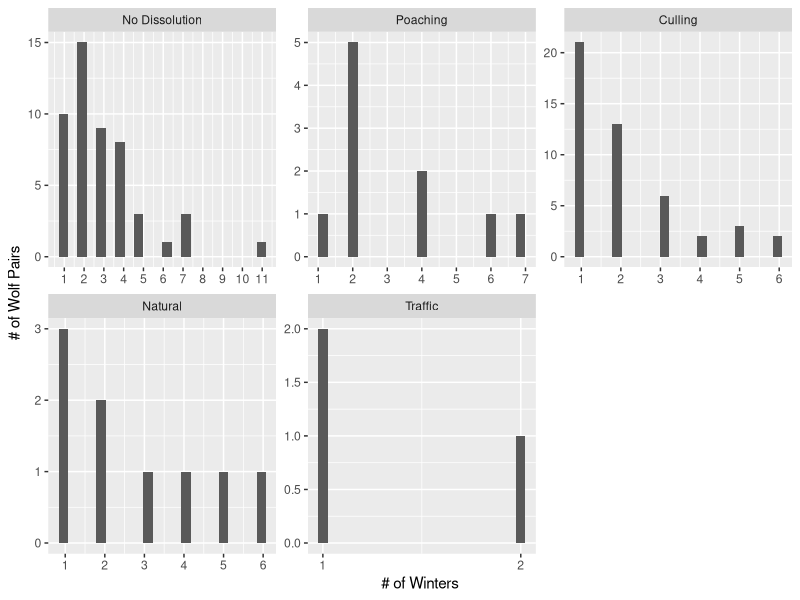
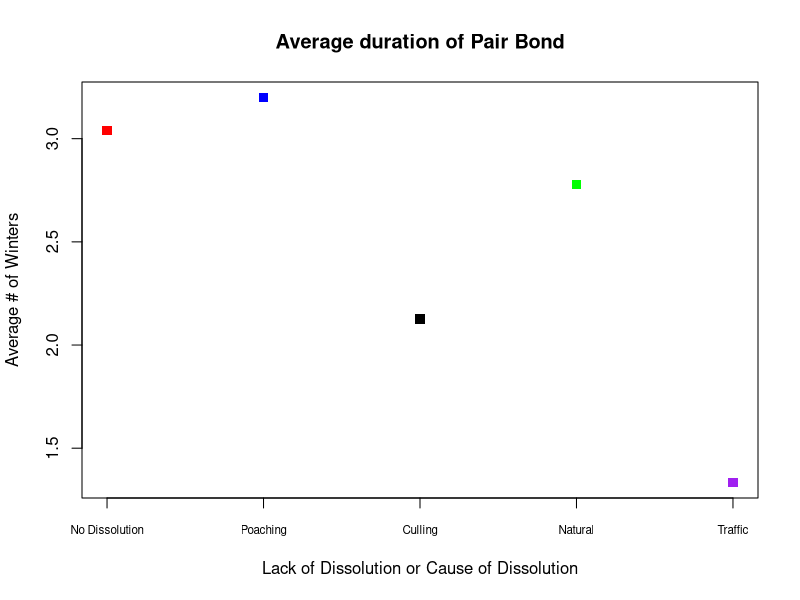
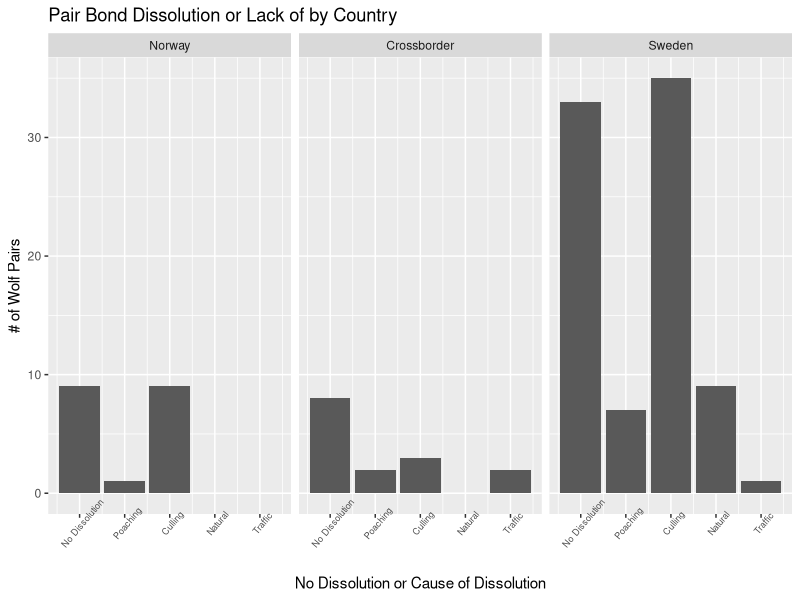

These charts were generated, in order, by the following R code:
#Assignment 9 - Independent project
#read in data
wolf_pair <- read.csv("data_pair_finalR.csv")

#look at data
str(wolf_pair)
class(wolf_pair)

#Finding correlations between duration of pair bond and cause of death
wolf_pair$Death_Causes

#create a new data frame that includes only the info I need
library("dplyr")
summarizedData <- summarise(group_by(wolf_pair, ID), 
                            finalEntry = max(Death_Causes), 
                            Duration = max(time), 
                            event = max(event))

#get rid of the entries that are marked as "censored"
censored <- which(summarizedData$event == 0 & summarizedData$finalEntry == 0)
all_complete_data <- summarizedData[-censored, ]

#trying with ggplot to create all five plots together
library("ggplot2")

#to rename facet labels
death_causes <- c('0' = "No Dissolution",
                  '1' = "Poaching",
                  '2' = "Culling",
                  '3' = "Natural",
                  '4' = "Traffic")

ggplot(all_complete_data, aes(x = Duration)) +
  geom_histogram(bins = 22) +
  facet_wrap(facets = ~finalEntry, scale = "free", 
             labeller = as_labeller(death_causes)) +
  scale_x_continuous(name = "# of Winters", breaks = seq(0, 12, 1)) +
  scale_y_continuous(name = "# of Wolf Pairs") 



#getting the average duration of each of the five categories on 1 graph
#no dissolution
no_dissolution <- which(summarizedData$event == 1 & summarizedData$finalEntry == 0)
no_dissolution_duration <- summarizedData$Duration[no_dissolution]
no_dissolution_mean <- mean(no_dissolution_duration)

#poaching (1)
poaching <- which(summarizedData$finalEntry == 1)
poaching_duration <- summarizedData$Duration[poaching]
poaching_mean <- mean(poaching_duration)

#culling (2)
culling <- which(summarizedData$finalEntry == 2)
culling_duration <- summarizedData$Duration[culling]
culling_mean <- mean(culling_duration)

#natural (3)
natural <- which(summarizedData$finalEntry == 3)
natural_duration <- summarizedData$Duration[natural]
natural_mean <- mean(natural_duration)

#traffic (4)
traffic <- which(summarizedData$finalEntry == 4)
traffic_duration <- summarizedData$Duration[traffic]
traffic_mean <- mean(traffic_duration)

#plot all five averages on one graph
averages <- c(no_dissolution_mean, poaching_mean, culling_mean, natural_mean, traffic_mean)
plot(averages, main = "Average duration of Pair Bond", xlab = "Lack of Dissolution or Cause of Dissolution",
     ylab = "Average # of Winters", col = c('1' = "red", '2' = "blue", '3' = "black", '4' = "green", '5' = "purple"),
     pch = 15, cex = 1.3, xaxt = "none") 
     
axis(1, at = c(1, 2, 3, 4, 5), labels = c("No Dissolution", "Poaching", "Culling",
                                 "Natural", "Traffic"), cex.axis = .7)
     
    

#Finding correlations between cause of death and the country tracked in
countryData <- summarise(group_by(wolf_pair, ID), 
                            finalEntry = max(Death_Causes), 
                            event = max(event),
                            country = max(Country))

#get rid of the "censored" entries
censored2 <- which(countryData$event == 0 & countryData$finalEntry == 0)
newCountryData <- countryData[-censored2, ]

#create 3 plots
#rename facet labels
country_names <- c('1' = "Norway",
                   '2' = "Crossborder",
                   '3' = "Sweden")

ggplot(newCountryData, aes(x = finalEntry)) +
  geom_bar() +
  facet_wrap(facets = ~country, 
             labeller = as_labeller(country_names)) +
  scale_x_continuous(name = "No Dissolution or Cause of Dissolution", 
                     breaks = c(0, 1, 2, 3, 4),
                     labels = c("No Dissolution", "Poaching", "Culling", "Natural", "Traffic")) +
  scale_y_continuous(name = "# of Wolf Pairs") +
  labs(title = "Pair Bond Dissolution or Lack of by Country") +
  theme(axis.text.x = element_text(angle = 50, size = 6.5))
        


